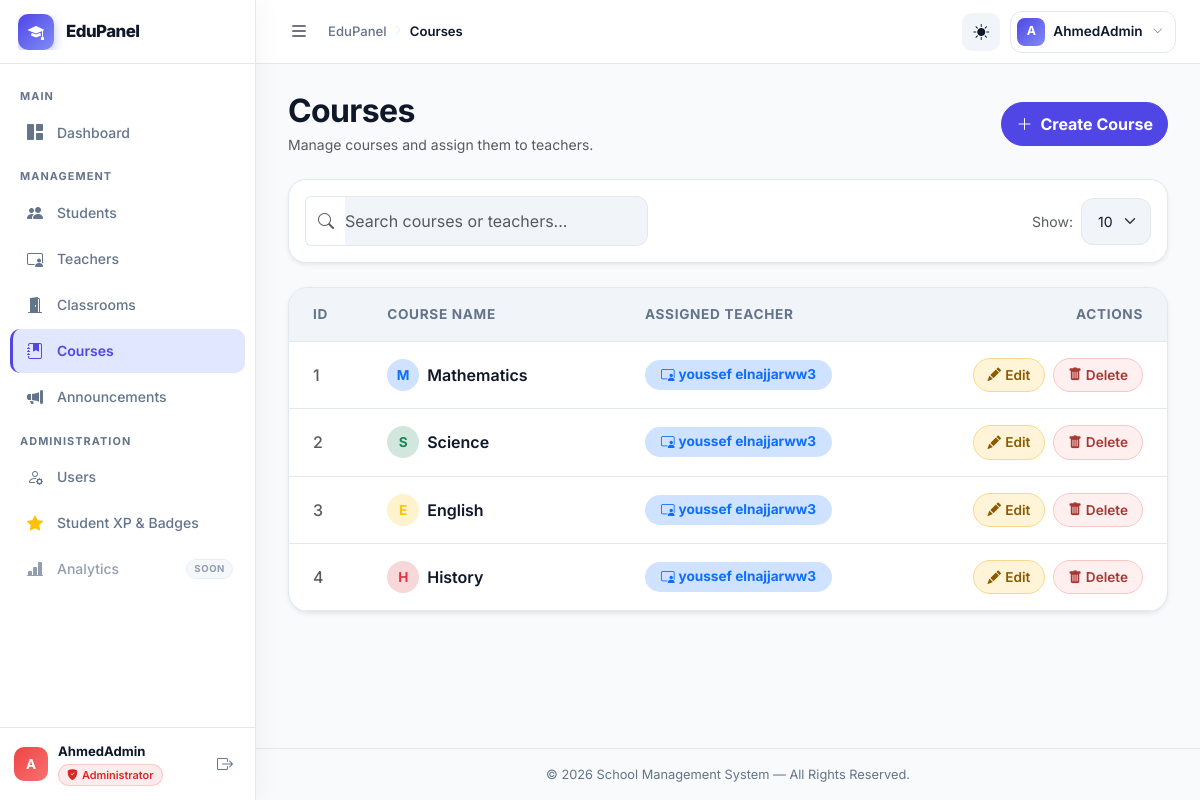
Page /modules/admin/courses/index.php (signed in) on the committed database.
### tables this page shows
CREATE TABLE `courses` (
  `id` int(11) NOT NULL AUTO_INCREMENT,
  `name` varchar(150) NOT NULL,
  `description` text DEFAULT NULL,
  `icon` varchar(60) DEFAULT 'bi-book-fill',
  `color` enum('primary','success','warning','danger','info') DEFAULT 'primary',
  `teacher_id` int(11) DEFAULT NULL,
  `room_id` int(11) DEFAULT NULL,
  `created_at` timestamp NOT NULL DEFAULT current_timestamp(),
  PRIMARY KEY (`id`),
  KEY `fk_course_teacher` (`teacher_id`),
  KEY `fk_course_room` (`room_id`),
  CONSTRAINT `fk_course_room` FOREIGN KEY (`room_id`) REFERENCES `class_rooms` (`id`) ON DELETE SET NULL,
  CONSTRAINT `fk_course_teacher` FOREIGN KEY (`teacher_id`) REFERENCES `teachers` (`id`) ON DELETE SET NULL
);

CREATE TABLE `teachers` (
  `id` int(11) NOT NULL AUTO_INCREMENT,
  `name` varchar(255) NOT NULL,
  `email` varchar(255) DEFAULT NULL,
  `phone` varchar(50) DEFAULT NULL,
  `subject` varchar(100) DEFAULT NULL,
  `created_at` timestamp NOT NULL DEFAULT current_timestamp(),
  PRIMARY KEY (`id`)
);

### config/app.php (called while the page is built, shortened)
<?php
function app_base_url(): string
{
    static $baseUrl = null;
    if ($baseUrl !== null) {
        return $baseUrl;
    }
    $scriptName = str_replace('\\', '/', $_SERVER['SCRIPT_NAME'] ?? '');
    $projectFolder = basename(BASE_PATH);
    $projectPath = '/' . $projectFolder;
    $position = stripos($scriptName, $projectPath);
    if ($position !== false) {
        $baseUrl = substr($scriptName, 0, $position + strlen($projectPath));
    } else {
        $baseUrl = '';
    }
    return rtrim($baseUrl, '/');
}
function app_url(string $path = ''): string
{
    $path = ltrim($path, '/');
    $baseUrl = app_base_url();
    return ($baseUrl === '' ? '' : $baseUrl) . '/' . $path;
}

### modules/admin/courses/index.php (the view, shortened to what this page needs)
<?php
require_once '../../../config/app.php';
require_once BASE_PATH . '/config/connect.php';
require_once BASE_PATH . '/includes/header.php';
$search = trim($_GET['search'] ?? '');
$limit = isset($_GET['limit']) ? (int)$_GET['limit'] : 10;
$page = isset($_GET['page']) ? (int)$_GET['page'] : 1;
$offset = ($page - 1) * $limit;
if ($search !== '') {
    $countStmt = $conn->prepare("SELECT COUNT(*) as total FROM courses c LEFT JOIN teachers t ON c.teacher_id = t.id WHERE c.name LIKE ? OR t.name LIKE ?");
    $searchWildcard = "%$search%";
    $countStmt->bind_param("ss", $searchWildcard, $searchWildcard);
    $countStmt->execute();
    $totalRows = $countStmt->get_result()->fetch_assoc()['total'];
    $countStmt->close();
    $stmt = $conn->prepare("SELECT c.id, c.name, c.color, t.name as teacher_name FROM courses c LEFT JOIN teachers t ON c.teacher_id = t.id WHERE c.name LIKE ? OR t.name LIKE ? LIMIT ? OFFSET ?");
    $stmt->bind_param("ssii", $searchWildcard, $searchWildcard, $limit, $offset);
    $stmt->execute();
    $result = $stmt->get_result();
} else {
    $totalRows = $conn->query("SELECT COUNT(*) as total FROM courses")->fetch_assoc()['total'];
    $stmt = $conn->prepare("SELECT c.id, c.name, c.color, t.name as teacher_name FROM courses c LEFT JOIN teachers t ON c.teacher_id = t.id LIMIT ? OFFSET ?");
    $stmt->bind_param("ii", $limit, $offset);
    $stmt->execute();
    $result = $stmt->get_result();
}
?>
<div class="d-flex justify-content-between align-items-center mb-4">
    <div>
        <h2 class="mb-1">Courses</h2>
        <p class="text-muted small mb-0">Manage courses and assign them to teachers.</p>
    </div>
    <a href="<?= app_url('modules/admin/courses/create.php'); ?>"
       class="btn btn-success rounded-pill d-inline-flex align-items-center gap-2">
        <i class="bi bi-plus-lg"></i> Create Course
    </a>
</div>
<div class="card border-0 shadow-sm mb-4" style="background: var(--app-surface); border: 1px solid var(--app-border) !important; border-radius: 18px;">
    <div class="card-body p-3">
        <form method="GET" action="" id="searchForm">
            <div class="row g-3 align-items-center">
                <div class="col-md-6 col-lg-5">
                    <div class="input-group">
                        <span class="input-group-text bg-transparent border-end-0 text-muted" style="border-color: var(--app-border);">
                            <i class="bi bi-search"></i>
                        </span>
                        <input type="text"
                               name="search"
                               class="form-control border-start-0 ps-0"
                               placeholder="Search courses or teachers..."
                               value="<?= htmlspecialchars($search); ?>"
                               style="border-color: var(--app-border);">
                    </div>
                </div>
                <div class="col-auto ms-auto d-flex align-items-center gap-3">
                    <div class="d-flex align-items-center gap-2">
                        <span class="text-muted small text-nowrap">Show:</span>
                        <select name="limit" class="form-select form-select-sm" onchange="document.getElementById('searchForm').submit()" style="width: auto; min-width: 70px;">
                            <option value="10" <?= $limit === 10 ? 'selected' : ''; ?>>10</option>
                        </select>
                    </div>
                </div>
            </div>
        </form>
    </div>
</div>
<?php if ($totalRows > 0): ?>
    <div class="table-wrapper table-responsive border-0 shadow-sm" style="border-radius: 20px; overflow: hidden; padding: 0; background: var(--app-surface); border: 1px solid var(--app-border) !important;">
        <table class="table table-hover mb-0 align-middle">
            <thead class="table-light" style="background-color: var(--app-surface-soft) !important;">
                <tr>
                    <th class="ps-4 py-3" style="color: var(--app-muted); font-size: 0.85rem; font-weight: 700; border-bottom: 1px solid var(--app-border);">ID</th>
                    <th class="py-3" style="color: var(--app-muted); font-size: 0.85rem; font-weight: 700; border-bottom: 1px solid var(--app-border);">Course Name</th>
                    <th class="py-3" style="color: var(--app-muted); font-size: 0.85rem; font-weight: 700; border-bottom: 1px solid var(--app-border);">Assigned Teacher</th>
                    <th class="pe-4 py-3 text-end" style="color: var(--app-muted); font-size: 0.85rem; font-weight: 700; border-bottom: 1px solid var(--app-border);" width="200">Actions</th>
                </tr>
            </thead>
            <tbody>
                <?php while ($row = $result->fetch_assoc()): ?>
                    <tr>
                        <td class="ps-4 fw-medium text-muted" style="border-bottom: 1px solid var(--app-border);"><?= $row['id']; ?></td>
                        <td style="border-bottom: 1px solid var(--app-border);">
                            <div class="d-flex align-items-center gap-2">
                                <div class="avatar-circle d-flex align-items-center justify-content-center fw-bold bg-<?= htmlspecialchars($row['color'] ?: 'primary'); ?>-subtle text-<?= htmlspecialchars($row['color'] ?: 'primary'); ?> rounded-circle" style="width: 32px; height: 32px; font-size: 0.85rem;">
                                    <?= strtoupper(substr($row['name'], 0, 1)); ?>
                                </div>
                                <span class="fw-semibold" style="color: var(--app-text);"><?= htmlspecialchars($row['name']); ?></span>
                            </div>
                        </td>
                        <td style="border-bottom: 1px solid var(--app-border);">
                            <?php if ($row['teacher_name']): ?>
                                <span class="badge bg-primary-subtle text-primary rounded-pill px-3 py-2" style="font-size: 0.85rem;">
                                    <i class="bi bi-person-video3 me-1"></i><?= htmlspecialchars($row['teacher_name']); ?>
                                </span>
                            <?php else: ?>
                                <span class="badge bg-secondary-subtle text-secondary rounded-pill px-3 py-2" style="font-size: 0.85rem;">
                                    Unassigned
                                </span>
                            <?php endif; ?>
                        </td>
                        <td class="pe-4 text-end" style="border-bottom: 1px solid var(--app-border);">
                            <div class="d-flex justify-content-end gap-2">
                                <a href="<?= app_url('modules/admin/courses/update.php?id=' . $row['id']); ?>"
                                   class="btn btn-warning btn-sm rounded-pill d-inline-flex align-items-center gap-1">
                                    <i class="bi bi-pencil-fill"></i> Edit
                                </a>
                                <a href="<?= app_url('modules/admin/courses/delete.php?id=' . $row['id']); ?>"
                                   class="btn btn-danger btn-sm rounded-pill d-inline-flex align-items-center gap-1"
                                   onclick="return confirm('Are you sure you want to delete this course?')">
                                    <i class="bi bi-trash-fill"></i> Delete
                                </a>
                            </div>
                        </td>
                    </tr>
                <?php endwhile; ?>
            </tbody>
        </table>
    </div>
<?php endif; ?>
<?php require_once BASE_PATH . '/includes/footer.php'; ?>

### assets/css/custom.css (style rules this page uses)
:root { --app-bg: #f8fafc; --app-surface: #ffffff; --app-surface-soft: #f1f5f9; --app-text: #0f172a; --app-muted: #64748b; --app-border: #e2e8f0; --app-primary: #4f46e5; --app-primary-soft: #e0e7ff; --app-success: #10b981; --app-warning: #f59e0b; --app-danger: #ef4444; --app-shadow: 0 10px 40px -10px rgba(0,0,0,0.08); --app-shadow-hover: 0 20px 40px -10px rgba(0,0,0,0.12); --sidebar-width: 256px; --sidebar-collapsed-width: 72px; --topbar-height: 64px; --sidebar-transition: 0.28s cubic-bezier(0.4, 0, 0.2, 1); }
html, body { height: 100%; overflow: hidden; }
body { background: var(--app-bg); color: var(--app-text); font-family: "Inter", "Poppins", system-ui, -apple-system, "Segoe UI", Roboto, Arial, sans-serif; letter-spacing: 0; transition: background-color 0.3s ease, color 0.3s ease; }
h1, h2, h3, h4, h5, h6 { font-weight: 700; letter-spacing: -0.02em; }
.btn { border-radius: 12px; font-weight: 700; padding: 9px 14px; }
.btn-sm { border-radius: 10px; padding: 6px 11px; }
.btn-primary, .btn-success { background: var(--app-primary); border-color: var(--app-primary); transition: all 0.3s ease; }
.btn-warning { background: #fff4d8; border-color: #f7d98d; color: #8a5a00; }
.btn-danger { background: #fff0ef; border-color: #f7c7c4; color: #a73733; }
.card { background: var(--app-surface); border: 1px solid var(--app-border); border-radius: 28px; box-shadow: var(--app-shadow); transition: all 0.3s cubic-bezier(0.4, 0, 0.2, 1); }
.table-wrapper { background: var(--app-surface); border-radius: 28px; box-shadow: var(--app-shadow); padding: 24px; border: 1px solid var(--app-border); overflow: hidden; }
.table { margin-bottom: 0; --bs-table-bg: transparent; --bs-table-color: var(--app-text); border-color: var(--app-border); }
.table>thead>tr>th { border-bottom-width: 1px; border-bottom-color: var(--app-border); font-weight: 600; color: var(--app-muted); text-transform: uppercase; font-size: 0.85rem; letter-spacing: 0.05em; padding: 16px; background: transparent !important; }
.table>tbody>tr>td { border-bottom-color: var(--app-border); padding: 16px; vertical-align: middle; }
.form-control, .form-select { background-color: var(--app-surface-soft); border: 1px solid var(--app-border); border-radius: 12px; padding: 12px 16px; color: var(--app-text); transition: all 0.3s ease; }
.btn-sm.rounded-pill { padding: 6px 14px; font-size: 0.85rem; font-weight: 600; transition: all 0.2s ease; }

### rows in the picture
courses: id "1", name "M", name "Mathematics", teacher.name "youssef elnajjarww3"
courses: id "2", name "S", name "Science", teacher.name "youssef elnajjarww3"
courses: id "3", name "E", name "English", teacher.name "youssef elnajjarww3"
courses: id "4", name "H", name "History", teacher.name "youssef elnajjarww3"

### other values in the picture
substr($_SESSION['username'] ?? 'U', 0, 1) "A"
$_SESSION['username'] "AhmedAdmin"
role_label($currentRole) "Administrator"
